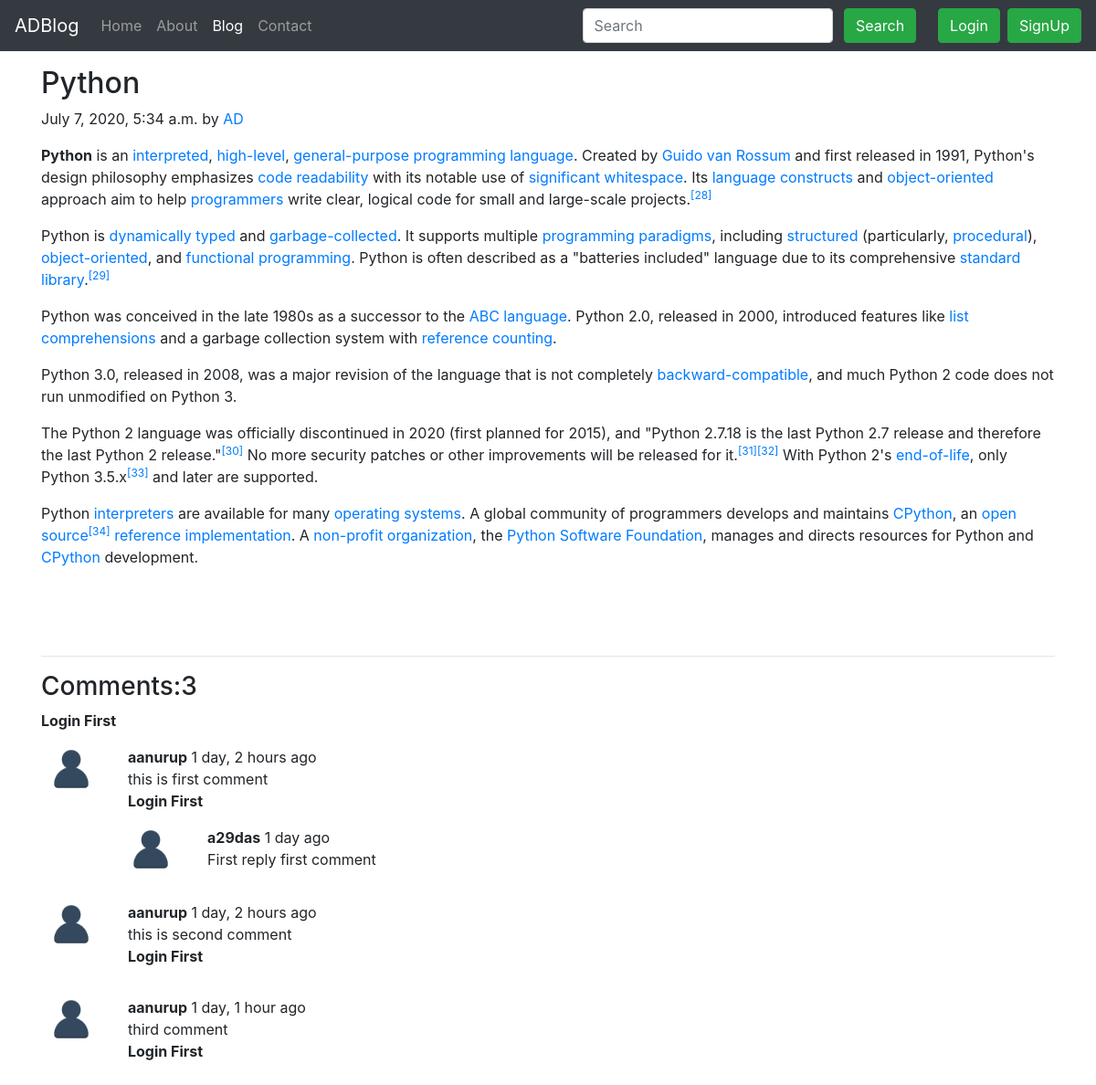
/blog/first-post, run on an earlier commit of the app's database.
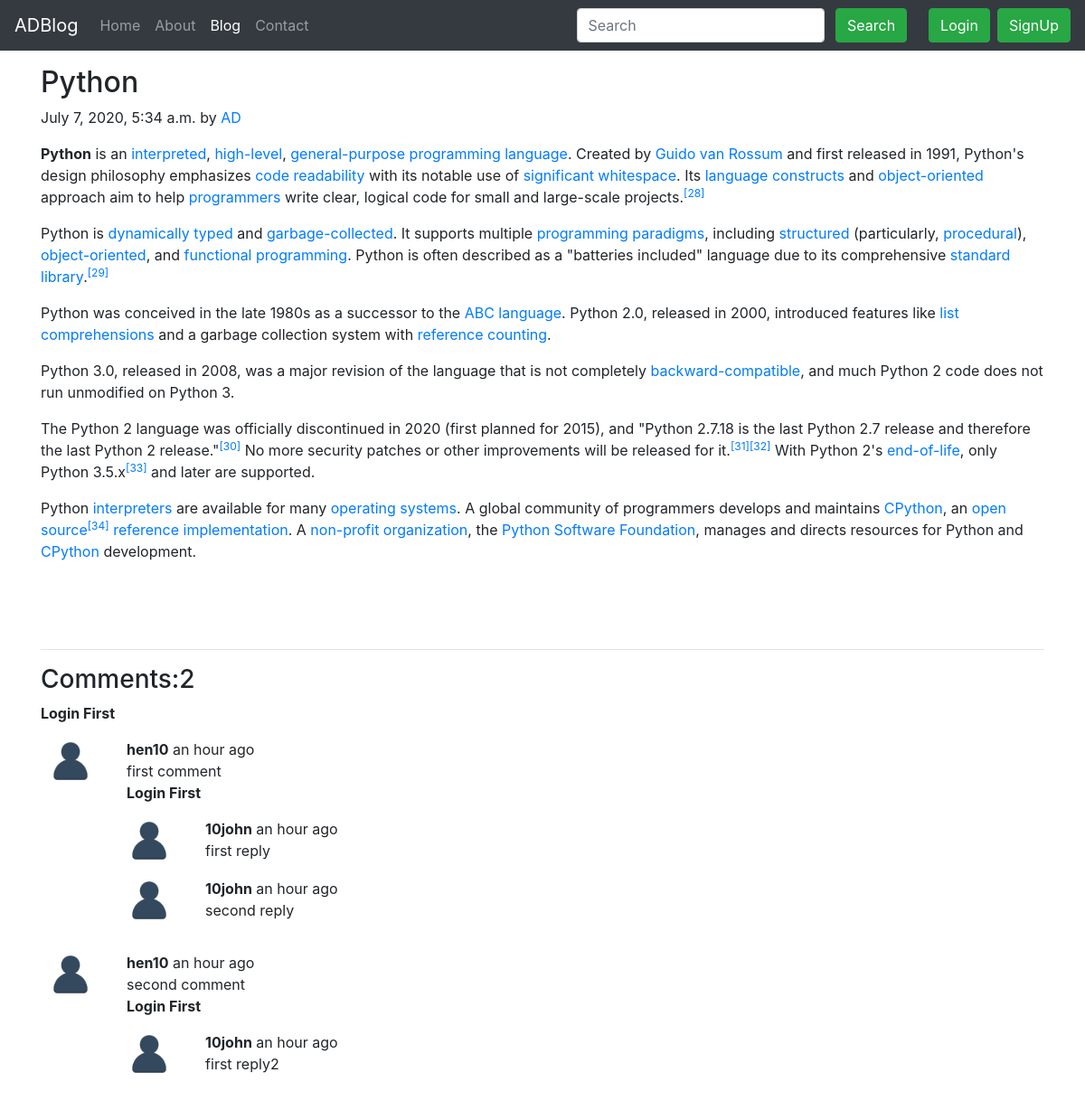
And on a later commit of the database.
### blog/models.py (models this page shows, shortened)
class Post(models.Model):
    sno = models.AutoField(primary_key=True)
    title= models.CharField(max_length=122)
    content = models.TextField()
    author= models.CharField(max_length=12)
    slug = models.CharField(max_length=130)
    datetime = models.DateTimeField(blank=True)

class BlogComment(models.Model):
    sno = models.AutoField(primary_key=True)
    comment = models.TextField()
    user = models.ForeignKey(User,on_delete=models.CASCADE)
    post = models.ForeignKey(Post,on_delete=models.CASCADE)
    parent = models.ForeignKey('self',on_delete=models.CASCADE,null=True)
    datetime = models.DateTimeField(default=now)

### blog/views.py (the view)
# urls.py: path('<str:slug>', views.blogPost, name="blogPost")
def blogPost(request,slug):
     post=Post.objects.filter(slug=slug).first()
     comments=BlogComment.objects.filter(post=post,parent=None)
     replies=BlogComment.objects.filter(post=post).exclude(parent=None)
     replyDict= {}
     for reply in replies:
          if reply.parent.sno not in replyDict.keys():
               replyDict[reply.parent.sno]=[reply]
          else:
               replyDict[reply.parent.sno].append(reply)
     context={'post':post,'comments':comments,'user':request.user,'replyDict':replyDict}
     return render(request,'blog/blogPost.html',context)

### blog/templatetags/extras.py (called while the page is built)
@register.filter(name='get_val')
def get_val(dict,key):
 return dict.get(key)

### templates/blog/blogPost.html (shortened to what this page needs)
{% extends 'base.html'%}
{% block blogactive %} active {% endblock blogactive %}
{%block body%}
{% load humanize %}
{% load extras %}
<div class="container my-3">
	<div class="blog-post">
		<h2 class="blog-post-title">{{post.title}}</h2>
		<p class="blog-post-meta">{{post.datetime}} by <a href="/about">{{post.author}}</a></p>
		<p>{{post.content|safe}}</p>
	</div>
	<hr>
</div>
<div class="container">
	<h3>Comments:{{comments.count}}</h3>
	<div class="my-2">
		<form action="/blog/postComment" method="POST">
			{%if user.is_authenticated %}
			{% csrf_token %}
			<div class="form-group">
				<label for="exampleInputEmail1">Post Comment</label>
				<input type="text" class="form-control" name="comment" id="comment" aria-describedby="emailHelp" placeholder=""
					Enter comment">
			</div>
			<input type="hidden" name="postSno" value="{{post.sno}}">
			<input type="hidden" name="parentSno" value=" ">
			<button type="submit" class="btn btn-primary">Submit</button>
		</form>
		{% else %}
		<p><strong>Login First</strong></p>
	</div>
	{% endif %}
	{% for comment in comments %}
	<div class="row my-3">
		<div class="col-md-1 bg-">
			<div class="text-center">
				<img src="/static/user-alt-512.png" class="rounded" width="50" height="50" alt="...">
			  </div>
		</div>
		<div class="col-md-11 bg-"><b>{{comment.user.username}}</b> {{comment.datetime | naturaltime}}
			<div>{{comment.comment}}</div>
			<div class="reply mx-0">
				{%if user.is_authenticated %}
				<button class="btn btn-sm btn-primary" type="button" data-toggle="collapse"
					data-target="#replyBox{{comment.sno}}" aria-expanded="false" aria-controls="collapseExample">
					Reply
				</button>
				<div class="collapse" id="replyBox{{comment.sno}}">
					<div class="card card-body my-2">
						<form action="/blog/postComment" method="POST">
							{% csrf_token %}
							<div class="form-group">
								<label for="exampleInputEmail1">Post Reply</label>
								<input type="text" class="form-control" name="comment" id="comment" aria-describedby="emailHelp"
									placeholder="" Enter comment">
								<input type="hidden" name="parentSno" value="{{comment.sno}}">
							</div>
							<input type="hidden" name="postSno" value="{{post.sno}}">
							<button type="submit" class="btn btn-primary">Submit</button>
						</form>
					</div>
				</div>
				{% else %}<p><strong>Login First</strong></p>
				{% endif %}
				<div class="replies my-3">
						{% for reply in replyDict|get_val:comment.sno %}
						<div class="row my-3">
								<div class="col-md-1 bg-">
									<img src="/static/user-alt-512.png" class="rounded" width="50" height="50" alt="...">
								</div>
								<div class="col-md-11">
									<b>{{reply.user.username}}</b> {{reply.datetime | naturaltime}}
									<div>{{reply.comment}}</div>
								</div>
								<br>
						</div>
						{% endfor %}
				</div>
			</div>
		</div>
	</div>
	{% endfor %}
</div>
{%endblock body%}

### templates/base.html (shortened to what this page needs)
<!doctype html>
<html lang="en">
<head>
  <link rel="stylesheet" href="https://stackpath.bootstrapcdn.com/bootstrap/4.5.0/css/bootstrap.min.css"
>
</head>
<body>
  <nav class="navbar navbar-expand-lg navbar-dark bg-dark">
    <a class="navbar-brand" href="/">ADBlog</a>
  <div class="collapse navbar-collapse" id="navbarSupportedContent">
    <ul class="navbar-nav mr-auto">
      <li class="nav-item {%block homeactive%} {% endblock homeactive %}">
        <a class="nav-link" href="/">Home </a>
      </li>
      <li class="nav-item {% block aboutactive %} {% endblock aboutactive %}">
        <a class="nav-link" href="/about">About</a>
      </li>
      <li class="nav-item {% block blogactive %} {% endblock blogactive %}">
        <a class="nav-link" href="/blog">Blog</a>
      </li>
      <li class="nav-item {% block contactactive %} {% endblock contactactive %}">
        <a class="nav-link" href="/contact">Contact</a>
      </li>
    </ul>
    <div class="ml-auto form-inline">
    <form method="GET" action="/search" class="my-2 my-lg-0 mx-3 m">
      <input class="form-control mr-sm-2" type="search" placeholder="Search" aria-label="Search" name="query"
      id="query">
      <button class="btn btn-success my-2 my-sm-0" type="submit">Search</button>
    </form>
    {% if user.is_authenticated %}
    <ul class="navbar-nav">
      <li class="nav-item dropdown">
        <a class="nav-link dropdown-toggle" href="#" id="navbarDropdown" role="button" data-toggle="dropdown"
        aria-haspopup="true" aria-expanded="false">
        Welcome {{request.user}}
      </a>
      <div class="dropdown-menu" aria-labelledby="navbarDropdown">
        <a class="dropdown-item" href="/logout">Logout</a>
      </li>
    </ul>
    {% else %}
    <button type="button" class="btn btn-success mx-2" data-toggle="modal" data-target="#loginmodal">
      Login
    </button>
    <button type="button" class="btn btn-success" data-toggle="modal" data-target="#signupmodal">
      SignUp
    </button>
    {% endif %}
  </div>
</div>
</nav>
{%block body%}
{%endblock body%}
</body>
</html>

What changed in the data, as far as the page shows it:
removed BlogComment: user.username "aanurup", datetime "1 day, 2 hours ago", comment "this is first comment", shown under "Comments:3"
removed BlogComment: user.username "a29das", datetime "1 day ago", comment "First reply first comment", shown under "aanurup"
removed BlogComment: user.username "aanurup", datetime "1 day, 2 hours ago", comment "this is second comment", shown under "Comments:3"
removed BlogComment: user.username "aanurup", datetime "1 day, 1 hour ago", comment "third comment", shown under "Comments:3"
added BlogComment: user.username "hen10", datetime "an hour ago", comment "first comment", shown under "Comments:2"
added BlogComment: user.username "10john", datetime "an hour ago", comment "first reply", shown under "hen10"
added BlogComment: user.username "10john", datetime "an hour ago", comment "second reply", shown under "hen10"
added BlogComment: user.username "hen10", datetime "an hour ago", comment "second comment", shown under "Comments:2"
added BlogComment: user.username "10john", datetime "an hour ago", comment "first reply2", shown under "hen10"
Also different on the page:
{{ comments.count }}: "3" → "2"
